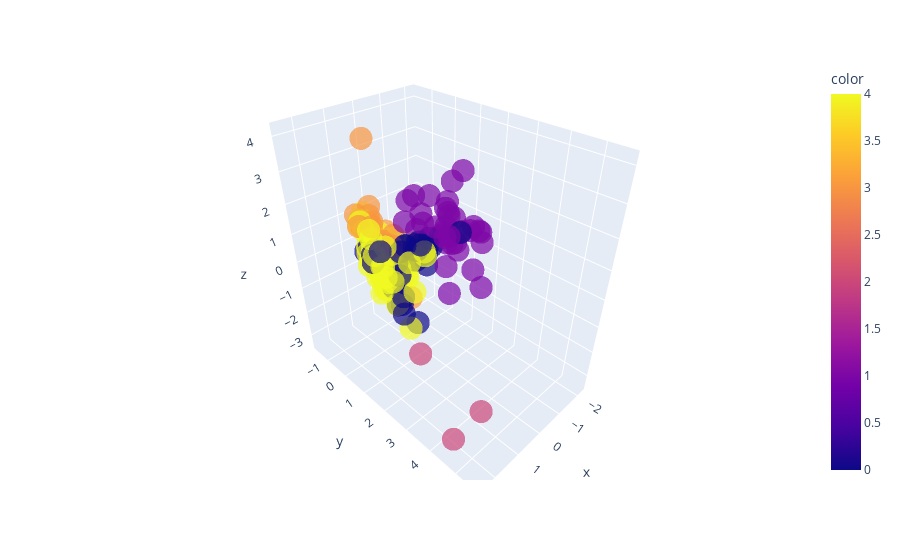

This figure's notebook cell:
### Markdown cell above
## PCA clusters visualisation

### Code cell
countries = data_pca.index.tolist()
fig = px.scatter_3d(x=data_pca.PC1, y=data_pca.PC2, z=data_pca.PC3, color=data_pca.cluster_pca, opacity=0.7)
fig.update_traces(mode="markers", hovertemplate=countries)
fig.show()

### Figure 1 — Plotly figure (JSON) as saved in the notebook; plotly's stock layout.template omitted (floating-point values rounded to 4 significant figures; data arrays with more than 128 entries replaced by an {"elided": "..."} marker saying what was removed)
{"data": [{"hovertemplate": {"elided": "167 str values"}, "legendgroup": "", "marker": {"color": {"elided": "167 int values"}, "coloraxis": "coloraxis", "opacity": 0.7, "symbol": "circle"}, "mode": "markers", "name": "", "scene": "scene", "showlegend": false, "type": "scatter3d", "x": {"elided": "167 float values"}, "y": {"elided": "167 float values"}, "z": {"elided": "167 float values"}}], "layout": {"coloraxis": {"colorbar": {"title": {"text": "color"}}, "colorscale": [[0, "#0d0887"], [0.1111, "#46039f"], [0.2222, "#7201a8"], [0.3333, "#9c179e"], [0.4444, "#bd3786"], [0.5556, "#d8576b"], [0.6667, "#ed7953"], [0.7778, "#fb9f3a"], [0.8889, "#fdca26"], [1, "#f0f921"]]}, "legend": {"tracegroupgap": 0}, "margin": {"t": 60}, "scene": {"domain": {"x": [0, 1], "y": [0, 1]}, "xaxis": {"title": {"text": "x"}}, "yaxis": {"title": {"text": "y"}}, "zaxis": {"title": {"text": "z"}}}}}
